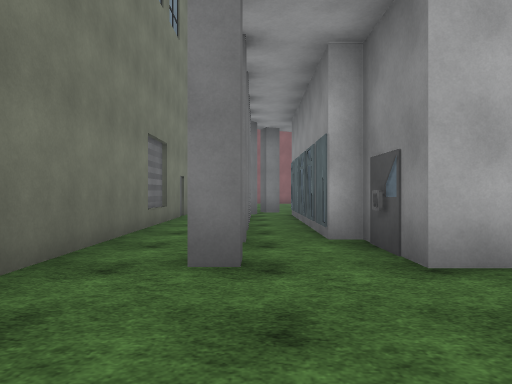
[1] (above)

24 first-person views from a walk through a Unity game level. The camera is 1.2 m above the floor, looks level and sees 70° across. The floor is counted in squares, 2 m on a side. Each view is taken from the middle of a square. On the plan, view 1 faces up. The plan holds only what a view shows up to about 10 squares ahead; the rest is blank. The place goes on beyond the plan. The player is left out. Some surface patterns are stand-ins.

[2]
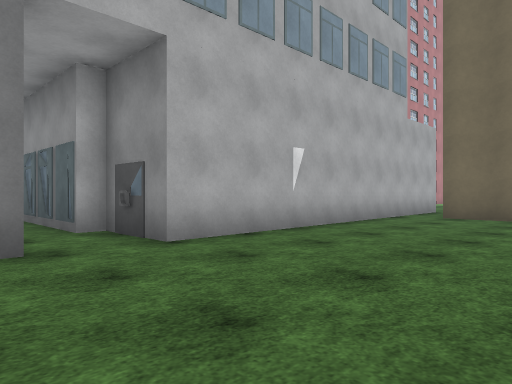

[3]
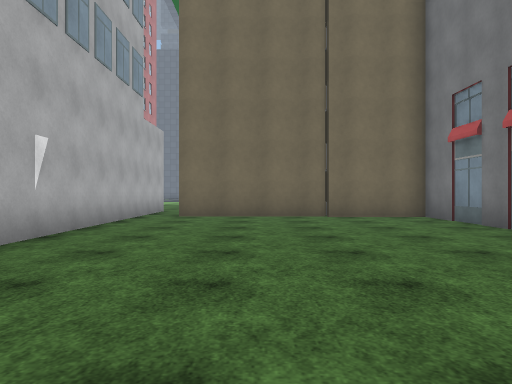

[4]
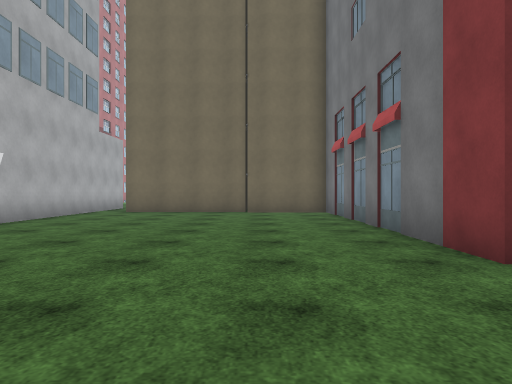

[5]
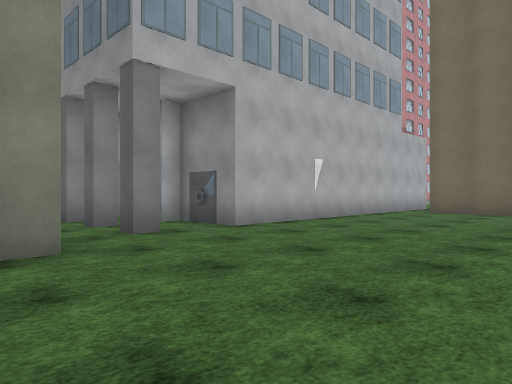

[6]
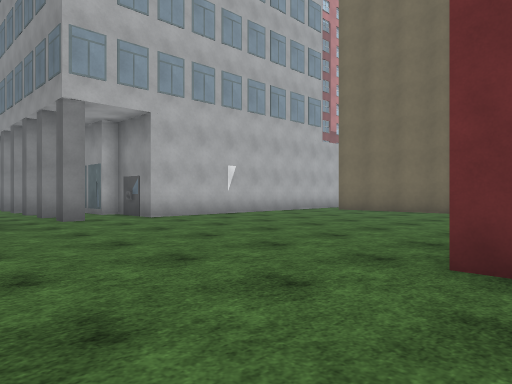

[7]
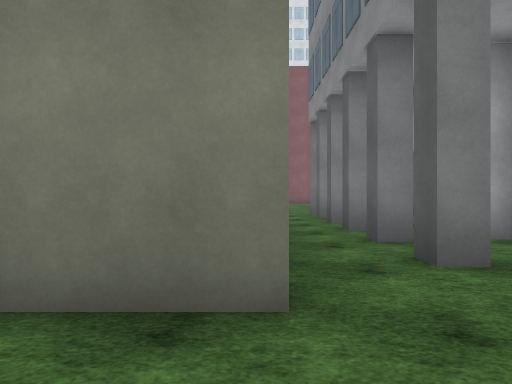

[8]
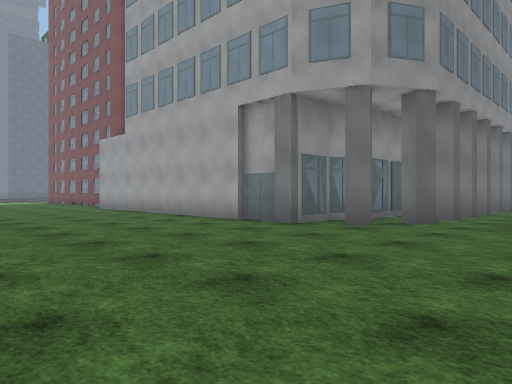

[9]
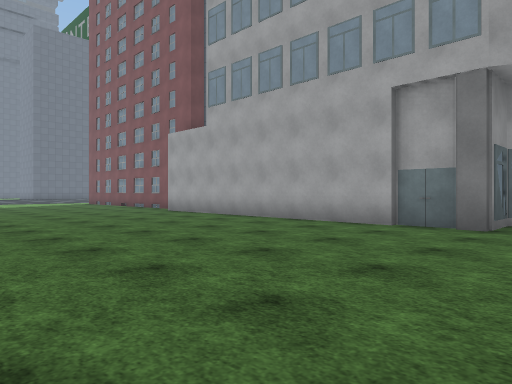

[10]
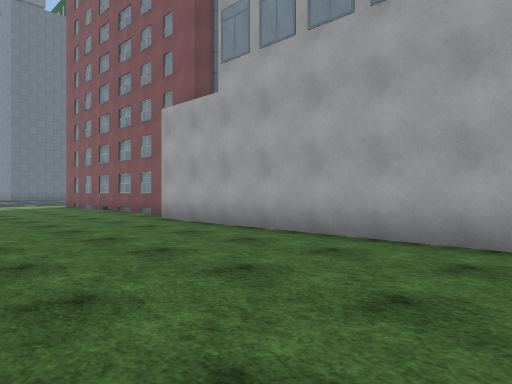

[11]
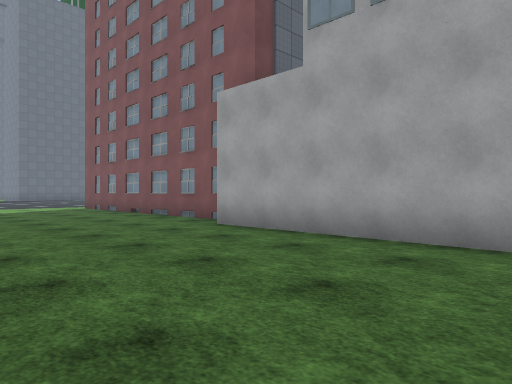

[12]
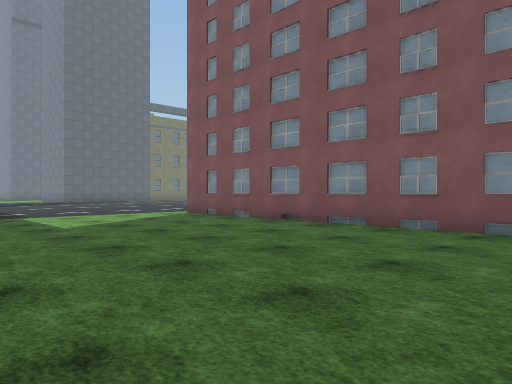

[13]
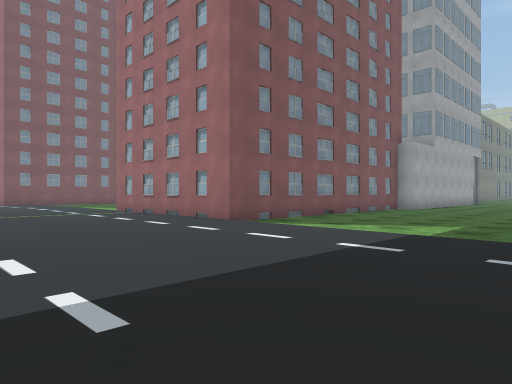

[14]
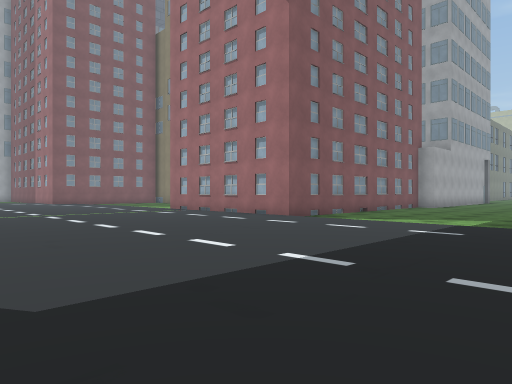

[15]
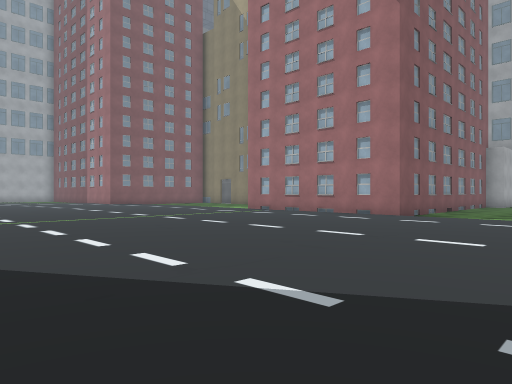

[16]
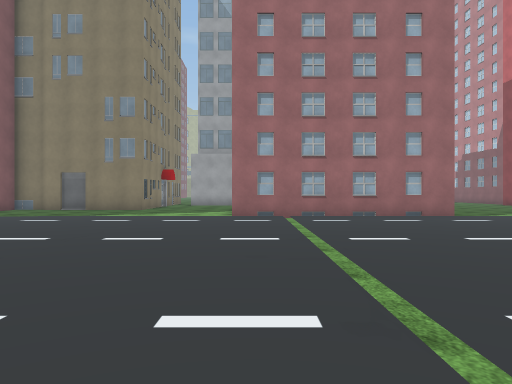

[17]
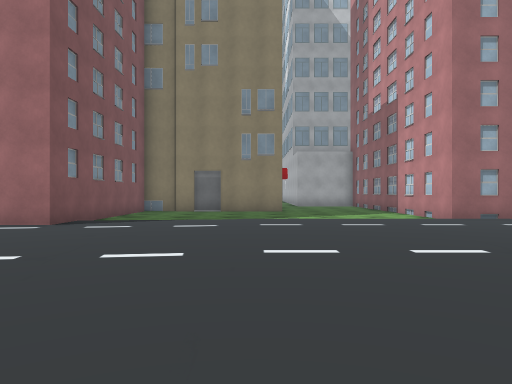

[18]
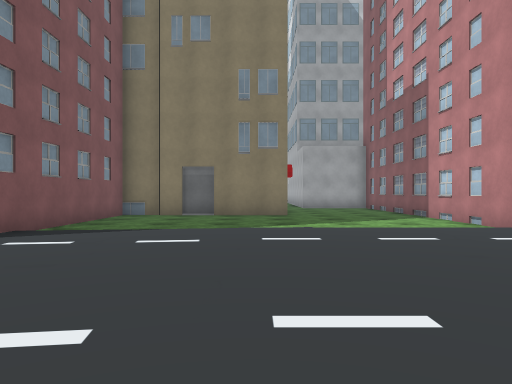

[19]
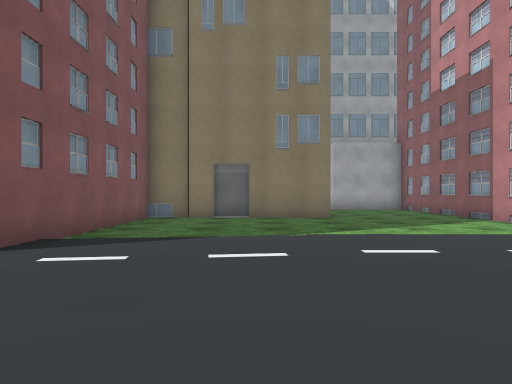

[20]
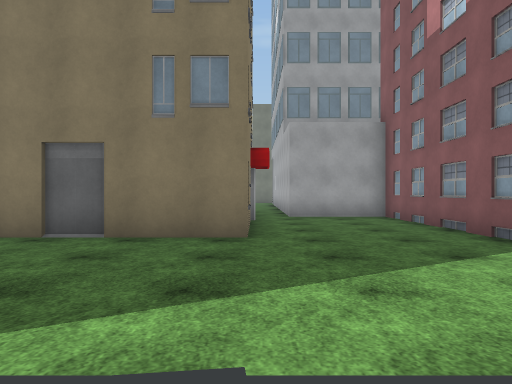

[21]
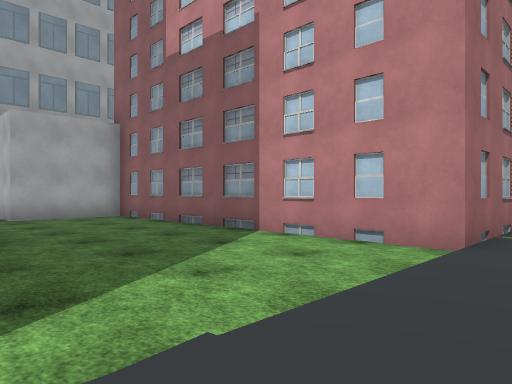

[22]
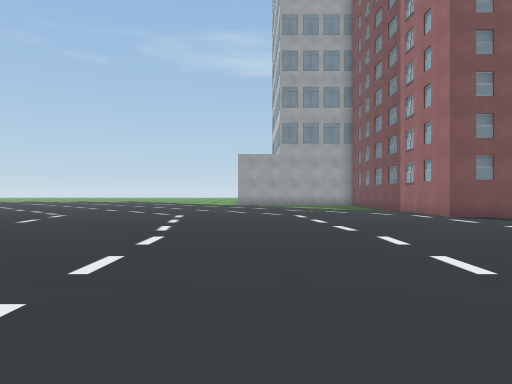

[23]
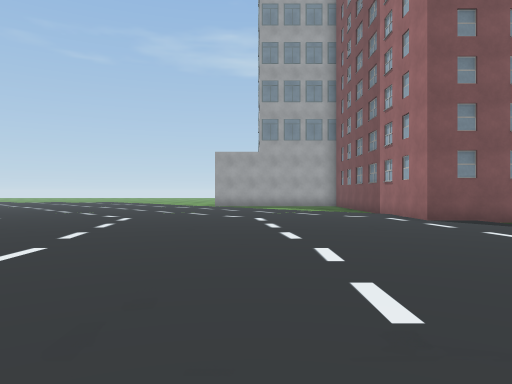

[24]
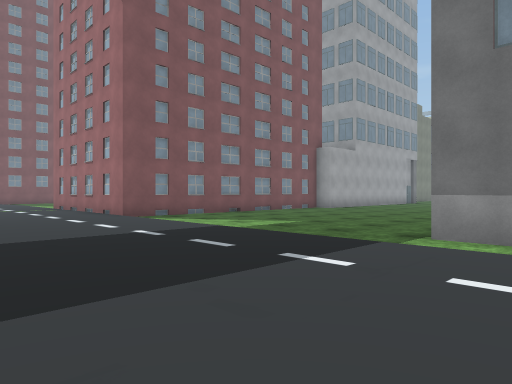

### Floor plan
Key: @ floor where view 1 was taken; # wall or solid block; . floor; B building.
Columns run from 3 left of view 1 to 31 right of it. Each row starts with its distance up from view 1.
 20                        ....
 19                      #.....
 18    ....              ......
 17 ............ .................
 16 ..............................
 15 ................................
 14 ................................
 13  ...............................
 12  ...............................
 11  ..B.BB  BB   #B#######........
 10  #.BB                 #........
  9  #.BB                 #........
  8  #..B                 #........
  7  #.BB                 #........
  6  #.BB           #######.........
  5  #.BB        #.................
  4  #...        #.................
  3  #.B.BBBBBB# #.................
  2 ##.........# ####B..............
  1 ...........#      #..............
  0 ...@.......#      #..............
 -1 ...........#     ##...............
 -2 ...........B     #.................
 -3 ...........#     #######...........
 -4 ...#########           #...........
 -5 ...B                   #...........

Where each view was taken, in squares from view 1:
view 1: 0 up, 0 right, facing up
view 2: 1 down, 1 left, facing up-right
view 3: 0 up, 1 left, facing right
view 4: 2 down, 3 left, facing right
view 5: 2 down, 3 left, facing up-right
view 6: 5 down, 3 left, facing up-right
view 7: 0 up, 2 left, facing up
view 8: 17 up, 3 left, facing down-right
view 9: 18 up, 0 right, facing down-right
view 10: 16 up, 3 right, facing down-right
view 11: 16 up, 5 right, facing down-right
view 12: 17 up, 10 right, facing down-right
view 13: 17 up, 24 right, facing down-left
view 14: 17 up, 26 right, facing down-left
view 15: 15 up, 28 right, facing down-left
view 16: 6 up, 28 right, facing left
view 17: 1 up, 27 right, facing left
view 18: 1 up, 25 right, facing left
view 19: 0 up, 24 right, facing left
view 20: 2 up, 20 right, facing left
view 21: 1 up, 20 right, facing up-left
view 22: 6 up, 25 right, facing down
view 23: 5 up, 24 right, facing down
view 24: 20 up, 23 right, facing down-left
